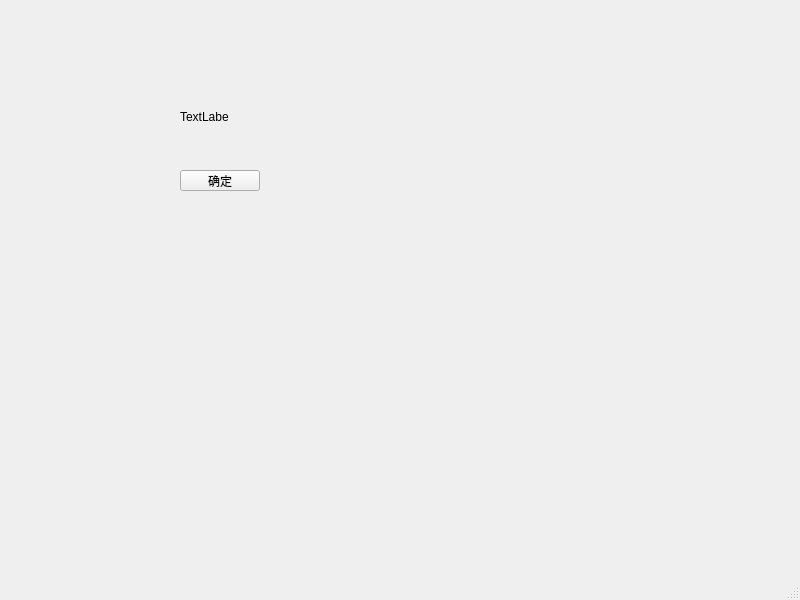
<?xml version="1.0" encoding="UTF-8"?>
<ui version="4.0">
 <class>MainWindow</class>
 <widget class="QMainWindow" name="MainWindow">
  <property name="geometry">
   <rect>
    <x>0</x>
    <y>0</y>
    <width>800</width>
    <height>600</height>
   </rect>
  </property>
  <property name="windowTitle">
   <string>MainWindow</string>
  </property>
  <widget class="QWidget" name="centralwidget">
   <widget class="QLabel" name="label">
    <property name="geometry">
     <rect>
      <x>180</x>
      <y>110</y>
      <width>49</width>
      <height>14</height>
     </rect>
    </property>
    <property name="text">
     <string>TextLabel</string>
    </property>
   </widget>
   <widget class="QPushButton" name="pushButton">
    <property name="geometry">
     <rect>
      <x>180</x>
      <y>170</y>
      <width>80</width>
      <height>21</height>
     </rect>
    </property>
    <property name="text">
     <string>确定</string>
    </property>
   </widget>
  </widget>
  <widget class="QMenuBar" name="menubar">
   <property name="geometry">
    <rect>
     <x>0</x>
     <y>0</y>
     <width>800</width>
     <height>19</height>
    </rect>
   </property>
  </widget>
  <widget class="QStatusBar" name="statusbar"/>
 </widget>
 <resources/>
 <connections/>
</ui>
